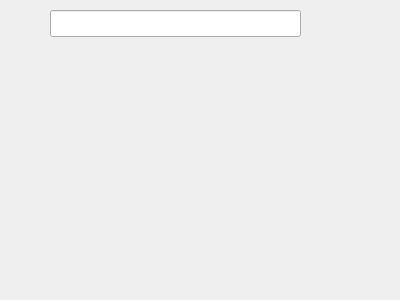
<?xml version="1.0" encoding="UTF-8"?>
<ui version="4.0">
 <class>QnPlaySoundBusinessActionWidget</class>
 <widget class="QWidget" name="QnPlaySoundBusinessActionWidget">
  <property name="geometry">
   <rect>
    <x>0</x>
    <y>0</y>
    <width>400</width>
    <height>300</height>
   </rect>
  </property>
  <property name="windowTitle">
   <string>Form</string>
  </property>
  <widget class="QLineEdit" name="pathLineEdit">
   <property name="geometry">
    <rect>
     <x>50</x>
     <y>10</y>
     <width>251</width>
     <height>27</height>
    </rect>
   </property>
  </widget>
 </widget>
 <resources/>
 <connections/>
</ui>
